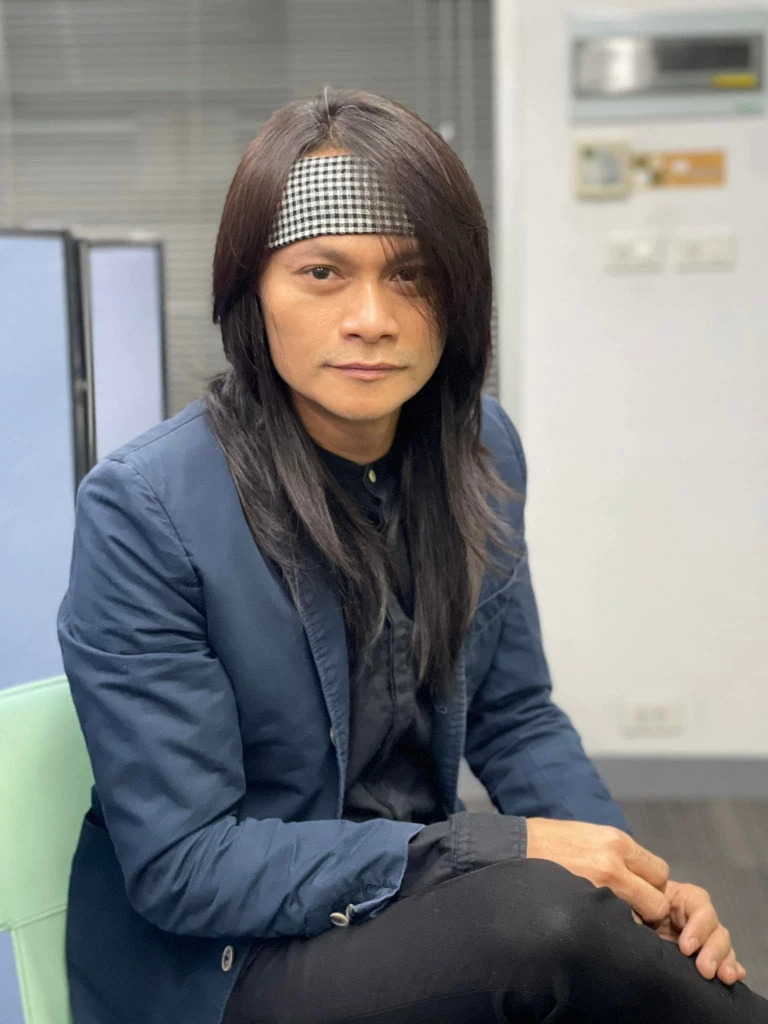
#> input picture images/peesaderd.jpg, 768 x 1024 px, found by its file name
$ python lab1-1-3.py
#> lines starting #> are read from the running program, lines starting #| are printed output that depends on the picture
import cv2
import numpy as np
import matplotlib.pyplot as plt

# Read the image using OpenCV
image = cv2.imread(".images/peesaderd.jpg")
#> image is the input picture: shape (1024, 768, 3); mean B, G, R 127, 126.6, 125.8
image = cv2.cvtColor(image, cv2.COLOR_BGR2RGB)
image = cv2.cvtColor(image, cv2.COLOR_RGB2GRAY)
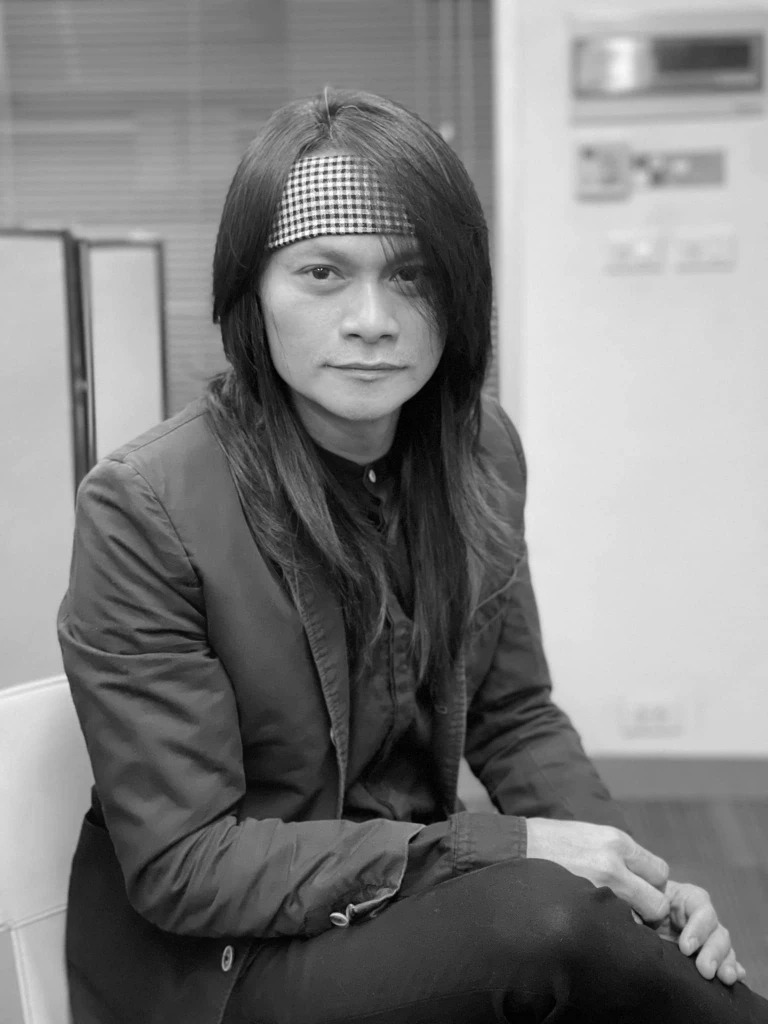
#> image: shape (1024, 768); min 0, max 255, mean 126.4

max_value = 2**4 - 1
# Normalize the image intensity to the range [0, 1]
normalized_image = image / 255.0

# Quantize the image by scaling and rounding
q_image = (normalized_image * max_value).round()

# Rescale the image back to the range [0, 255]
q_image = (q_image * (255 / max_value)).astype(np.uint8)

fig, axs = plt.subplots(1, 2, figsize=(6, 3))

axs[0].imshow(image, cmap = 'gray')
axs[0].set_title("original",fontsize=8)
axs[0].axis("off")

axs[1].imshow(q_image, cmap = 'gray')
axs[1].set_title("Quantization",fontsize=8)
axs[1].axis("off")

plt.show()
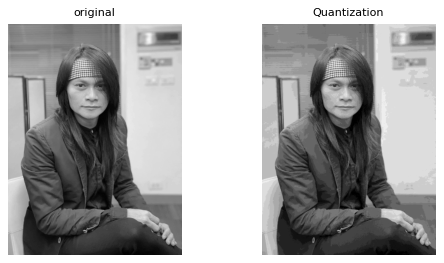
#> figure drawn by matplotlib, 2 panels

$ run again, with images/maithai.jpg copied over images/peesaderd.jpg
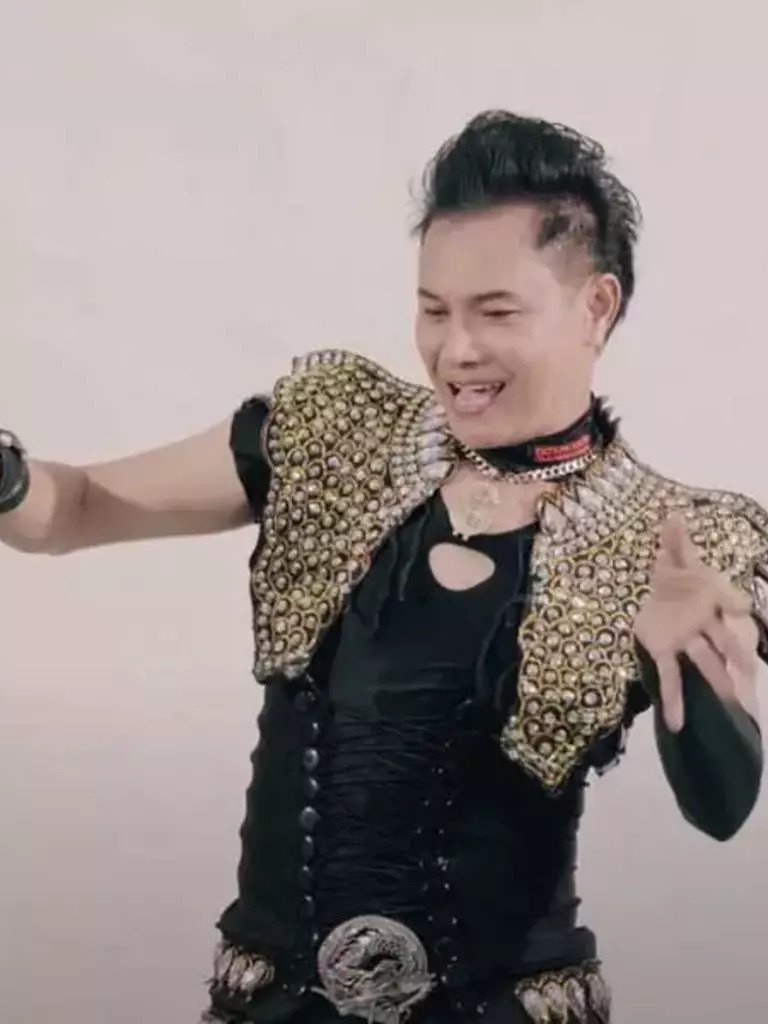
#> input picture images/maithai.jpg, 768 x 1024 px, found by its file name
#> image is the input picture: shape (1024, 768, 3); mean B, G, R 139.1, 141.1, 152.4
#> `image = cv2.cvtColor(image, cv2.COLOR_RGB2GRAY)`:
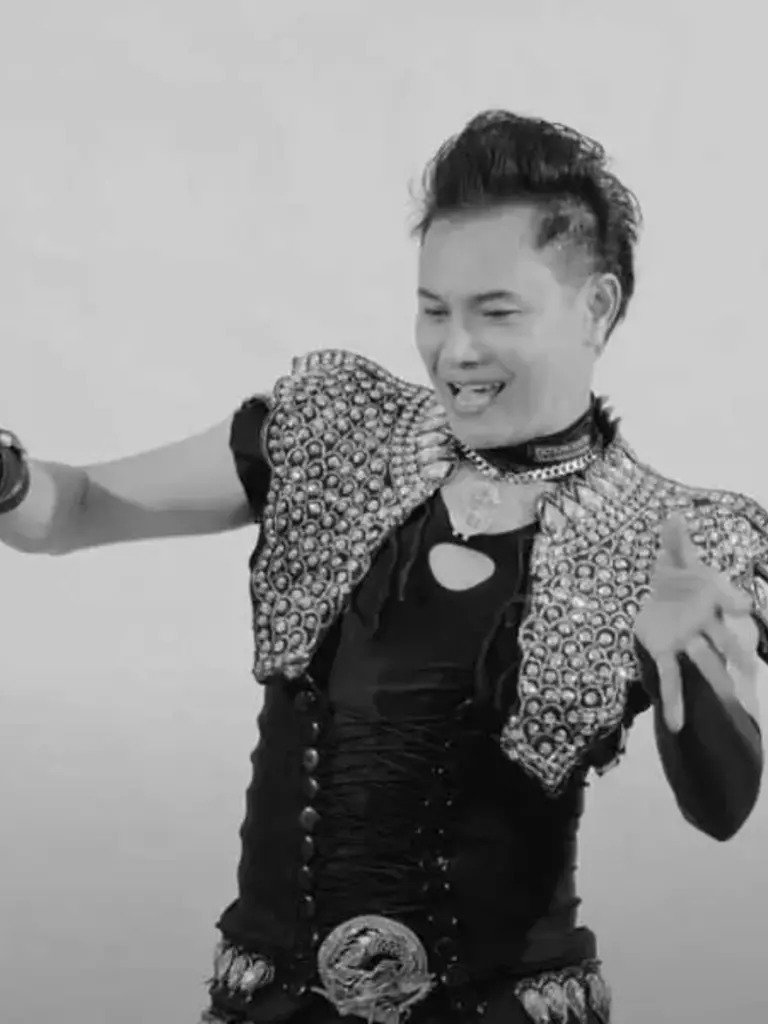
#> image: shape (1024, 768); min 0, max 249, mean 144.3
#> `plt.show()`:
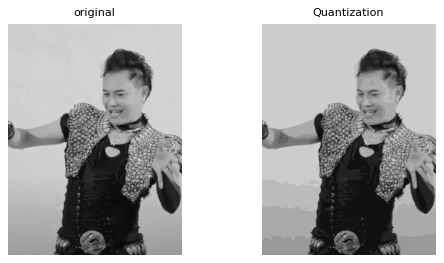
#> figure drawn by matplotlib, 2 panels

$ run again, with images/sun.jpg copied over images/peesaderd.jpg
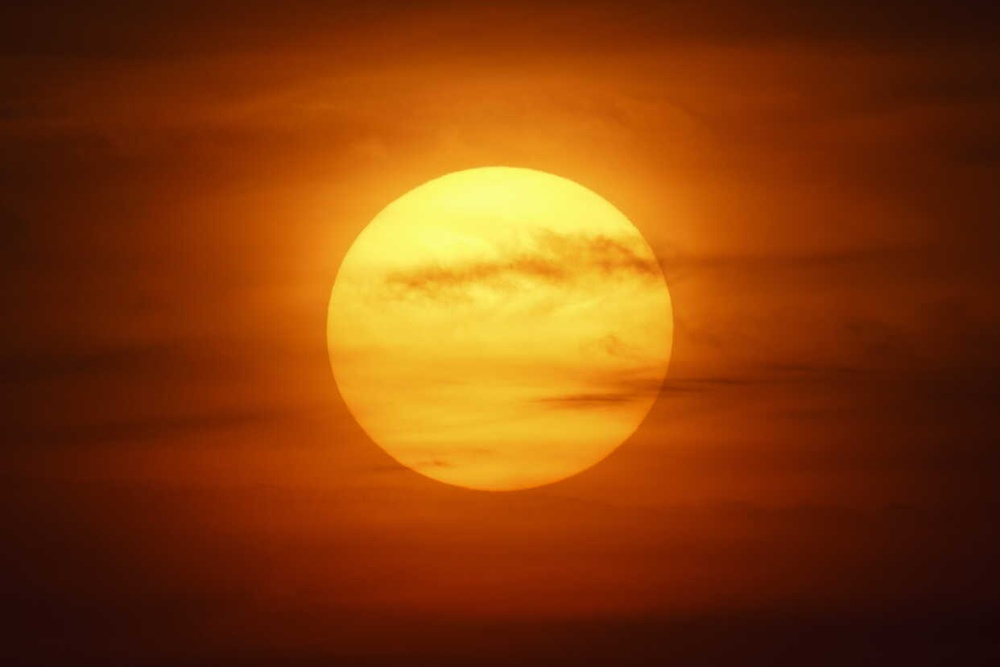
#> input picture images/sun.jpg, 1000 x 667 px, shrunk from 1242 x 828 before the run, found by its file name
#> image is the input picture: shape (667, 1000, 3); mean B, G, R 10.7, 61.7, 131.4
#> `q_image = (normalized_image * max_value).round()`:
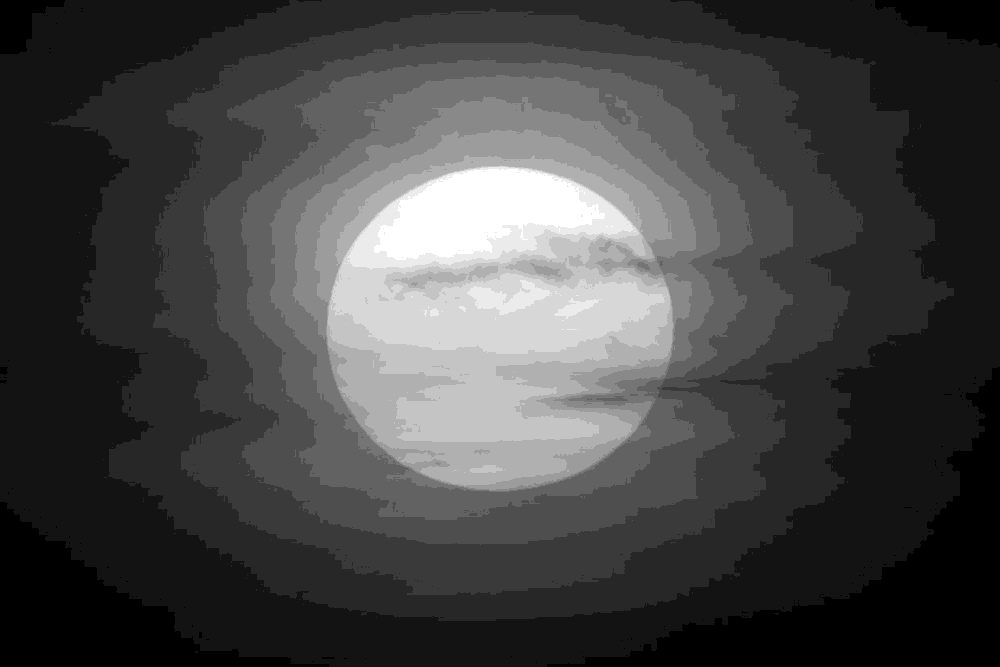
#> q_image: shape (667, 1000) float64; min 1, max 14, mean 4.52; drawn with min black and max white
#> `plt.show()`:
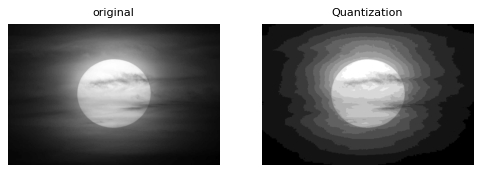
#> figure drawn by matplotlib, 2 panels

$ run again, with images/jarnkai.jpeg copied over images/peesaderd.jpg
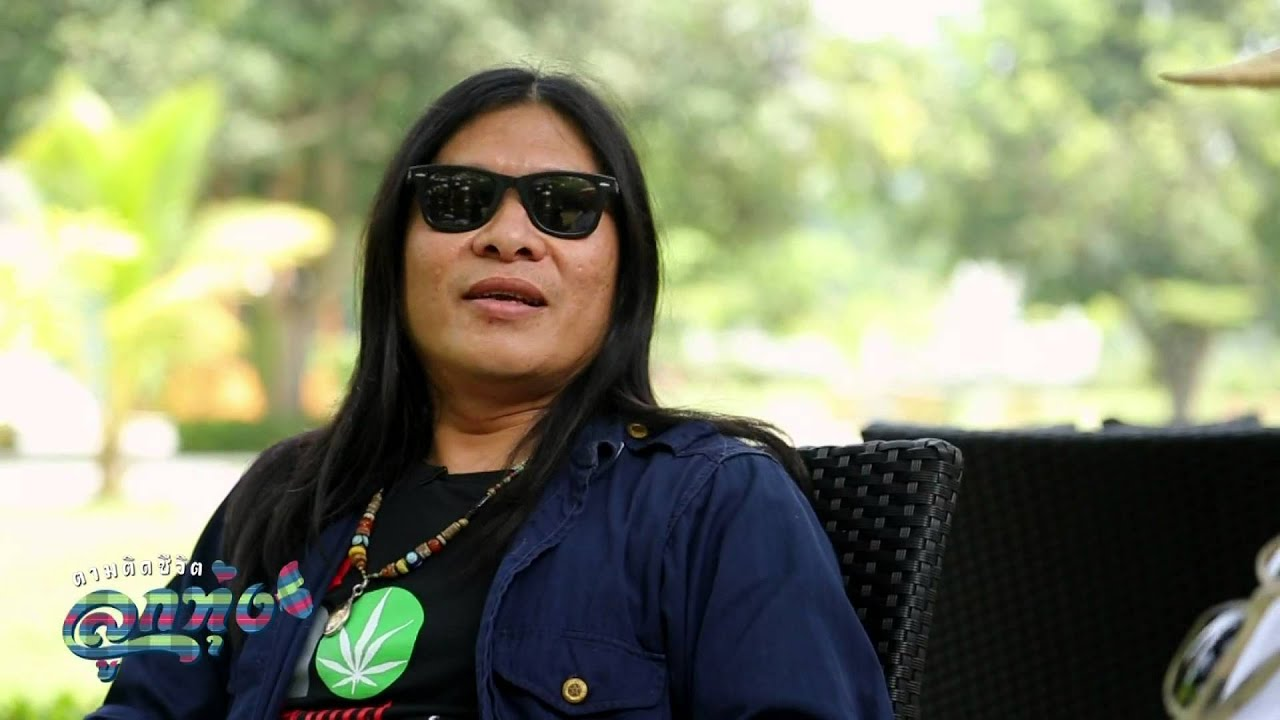
#> input picture images/jarnkai.jpeg, 1280 x 720 px, found by its file name
#> image is the input picture: shape (720, 1280, 3); mean B, G, R 106.2, 134.3, 129.4
#> `image = cv2.cvtColor(image, cv2.COLOR_RGB2GRAY)`:
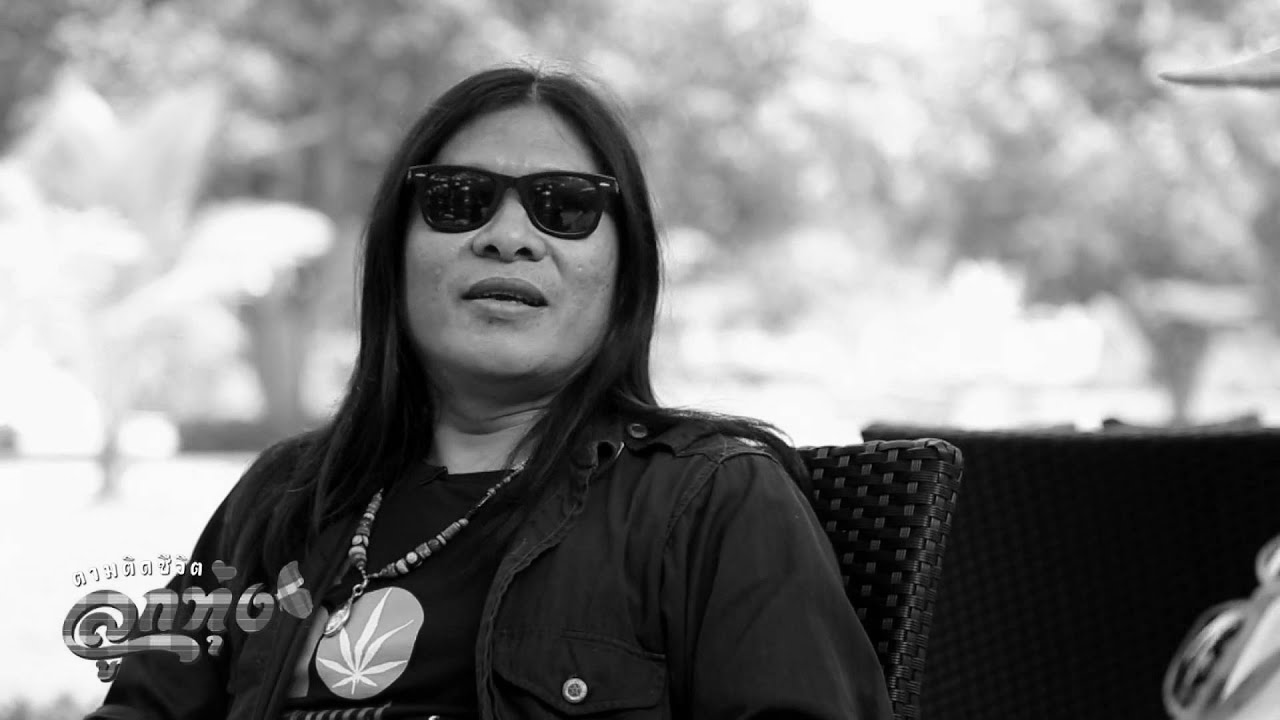
#> image: shape (720, 1280); min 0, max 255, mean 129.7
#> `plt.show()`:
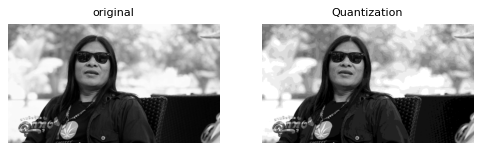
#> figure drawn by matplotlib, 2 panels
